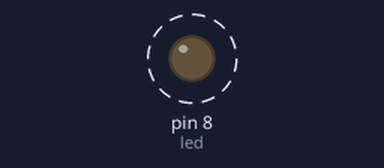
Recording of a sketch running on a simulated Arduino Uno, built with avr-gcc and run on an emulated ATmega328P. Parts: output pins drawn as LEDs (lit = HIGH). Dashed ring = blinking.

Above: at 0.6 s.
Timing chart, 0 to 3.0 s (numbered marks = the images above):
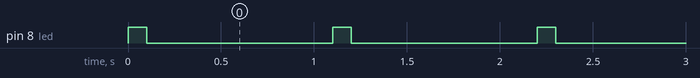

The sketch:

transistor.ino
```cpp
int led =8;
void setup() {
  // put your setup code here, to run once:
  pinMode(led,OUTPUT);

}

void loop() {
  digitalWrite(led,HIGH);
  delay(100);

  digitalWrite(led,LOW);
  delay(1000);

}
```

Measured:
- by itself, pin 8 (led): alternates HIGH for 0.10 s and LOW for 1.0 s
